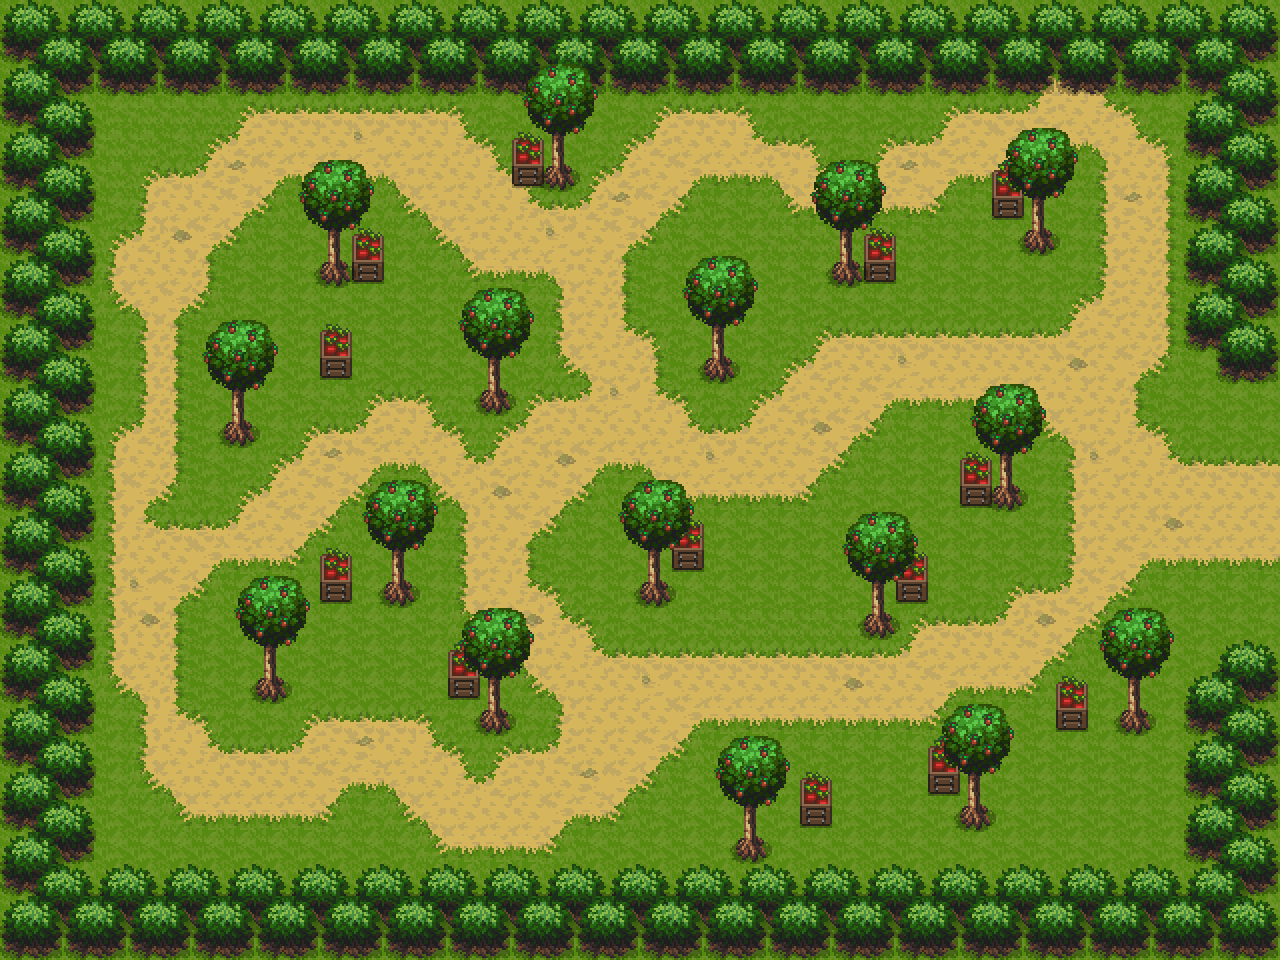

The image is a tile-based game level rendered from a .tmx file. Its description and source (layers, tilesets, objects; grid data summarised) follow:
An orthogonal 40x30 tile map with 32x32 px tiles, 3 tile layers (Tile Layer 1, Tile Layer 2, Tile Layer 3) and 9 objects (7x wall, 2x enemy).

<map version="1.5" tiledversion="1.7.2" orientation="orthogonal" renderorder="right-down" width="40" height="30" tilewidth="32" tileheight="32" infinite="0" nextlayerid="6" nextobjectid="10">
 <tileset firstgid="1" source="tilesets/!CL_DEMO_32x32.tsx" />
 <layer id="1" name="Tile Layer 1" width="40" height="30">
  <data>[1200 cells, 1200 non-empty, 18 distinct tile ids]</data>
 </layer>
 <layer id="2" name="Tile Layer 2" width="40" height="30">
  <data>[1200 cells, 384 non-empty, 10 distinct tile ids]</data>
 </layer>
 <layer id="3" name="Tile Layer 3" width="40" height="30">
  <data>[1200 cells, 192 non-empty, 12 distinct tile ids]</data>
 </layer>
 <objectgroup id="5" name="Walls">
  <object id="1" type="wall" x="0" y="0" width="96" height="960" />
  <object id="2" type="wall" x="96" y="0" width="1184" height="96" />
  <object id="3" type="wall" x="1184" y="96" width="96" height="256" />
  <object id="4" type="wall" x="1216" y="352" width="64" height="32" />
  <object id="5" type="wall" x="96" y="864" width="1184" height="96" />
  <object id="6" type="wall" x="1184" y="672" width="96" height="192" />
  <object id="7" type="wall" x="1216" y="640" width="64" height="32" />
 </objectgroup>
 <objectgroup id="4" name="Enemies">
  <object id="8" name="goblin" type="enemy" x="537.333" y="212" width="48" height="48">
   <properties>
    <property name="enemy_sprite" value="goblin" />
    <property name="enemy_type" value="walker" />
    <property name="movement_range" type="float" value="250" />
    <property name="movement_speed" type="float" value="3" />
   </properties>
  </object>
  <object id="9" name="goblin" type="enemy" x="598.667" y="681.333" width="48" height="48">
   <properties>
    <property name="enemy_sprite" value="goblin" />
    <property name="enemy_type" value="walker" />
    <property name="movement_range" type="float" value="250" />
    <property name="movement_speed" type="float" value="3" />
   </properties>
  </object>
 </objectgroup>
</map>
